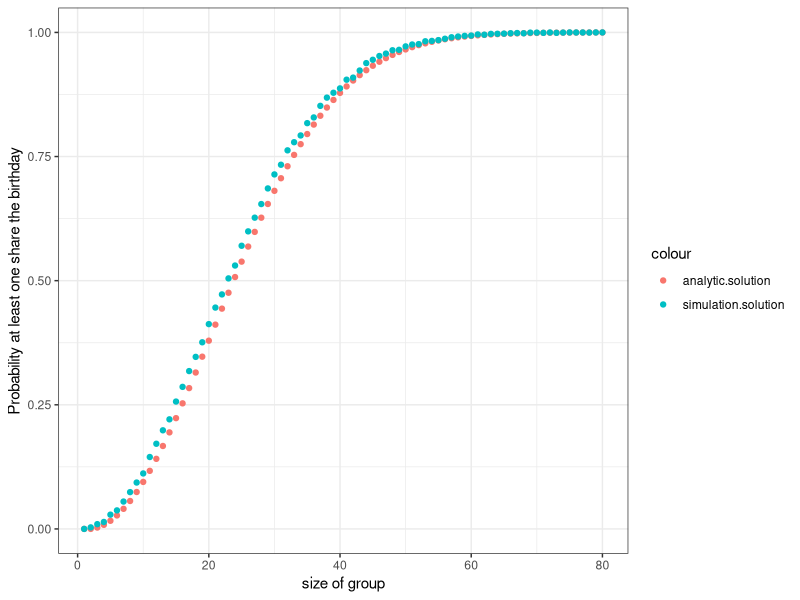

R code for this plot:
## ---- chunk 1
factorial(20) * choose(365,20) / (365^20)
## ---- chunk 2
1-factorial(20) * choose(365,20) / (365^20)
## ---- chunk 3
#size of group
group.size<-seq(1,80,1)

#at least two students will share a birthday
analytic.solution<-rep(NA,length(group.size))

for(i in 1:length(group.size)){
 analytic.solution[i]= 1-factorial(i-1) * choose(365, (i-1)) / (365^(i-1))
}
analytic.solution
## ---- chunk 4
#Simulation
#duplicate birthday class amount
duplicated.class.amount<-function(student.amount=10,test.round=10){
  test.round<-seq(0,test.round,1)
  duplicated.class<-0
  for (i in 1:length(test.round)){
  test.round[i]=any(duplicated(sample(1:365,student.amount,replace = T)))
  if(test.round[i]==1){
    duplicated.class<-as.numeric(duplicated.class+1)
  }
  }
  duplicated.class
  }

#Probability of duplicate birth date in classes
prob.duplicate.birth<-function(duplicated.class.amount,test.round){
  prob<-duplicated.class.amount/test.round
  prob
}

prob.duplicate.birth(duplicated.class.amount(10,1000),1000)

#simulation
simulation.solution<-rep(NA,80)
  for(i in 0:length(simulation.solution)){
  simulation.solution[i]=prob.duplicate.birth(duplicated.class.amount(i,10000),10000)
}

simulation.solution


## ---- chunk 5
#data frame
data<-data.frame(group.size,analytic.solution,simulation.solution)
data
## ---- chunk 6
#plot
require(ggplot2)
g<-ggplot(data)+geom_point(aes(y=analytic.solution,x=group.size,color="analytic.solution"))+geom_point(aes(y=simulation.solution,x=group.size,color="simulation.solution"))
g+labs(
  y="Probability at least one share the birthday",
  x="size of group")+
  theme_bw()
